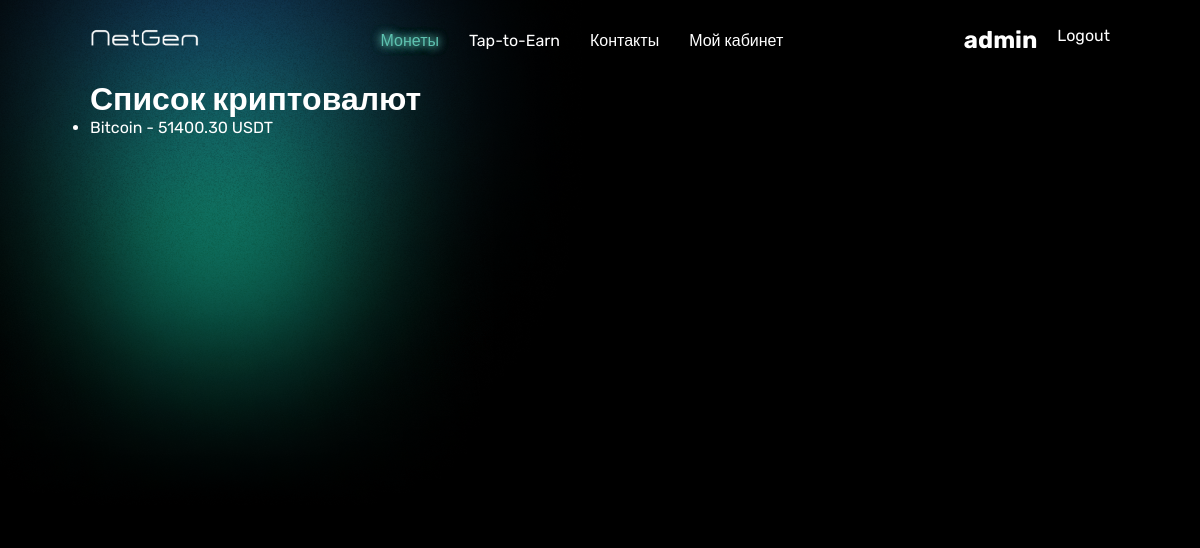
The page /coins/ (signed in) on the database its author committed.
### users/models.py (models this page shows)
class CustomUser(AbstractUser):
    usdt_balance = models.DecimalField(max_digits=20, decimal_places=2, default=0.00)  # Баланс USDT

### coins/models.py (models this page shows, shortened)
class Coin(models.Model):
    name = models.CharField(max_length=100)
    symbol = models.CharField(max_length=10)
    market_cap = models.DecimalField(max_digits=20, decimal_places=2)
    total_supply = models.DecimalField(max_digits=20, decimal_places=2)
    current_price = models.DecimalField(max_digits=20, decimal_places=2, blank=True, null=True)

### coins/views.py (the view)
# urls.py: path('', coin_list, name='coin_list'),
def coin_list(request):
    coins = Coin.objects.all()
    return render(request, 'coins.html', {'coins': coins})

### coins/templates/coins.html
{% extends "base.html" %}
{% block content %}
<h1>Список криптовалют</h1>
<ul>
    {% for coin in coins %}
    <li>
        <a href="{% url "coin_detail" coin.id %}">{{ coin.name }} - {{ coin.current_price }} USDT</a>
    </li>
    {% endfor %}
</ul>
{% endblock %}

### templates/navbar.html (shortened to what this page needs)
{% load static %}
<header>
    <nav>
        <div class="left">
            <a href="{% url "home" %}">
                <img src="{% static 'images/logo.png'%}" alt="">
            </a>
        </div>
        {% with request.resolver_match.url_name as url_name %}
        <div class="middle">
            <a href="{% url "coin_list" %}"  class="{% if url_name == 'coin_list' %}active{% endif %}">Монеты</a>
            <a href="{% url "tap-to-earn" %}" class="{% if url_name == 'tap-to-earn' %}active{% endif %}">Tap-to-Earn</a>
            <a href="{% url "contacts" %}" class="{% if url_name == 'contacts' %}active{% endif %}">Контакты</a>
            <a href="{% url "dashboard" %}" class="{% if url_name == 'dashboard' %}active{% endif %}">Мой кабинет</a>
        </div>
        {% endwith %}
        <div class="right">
            {% if request.user.is_authenticated %}
            <h2><a href="{% url "profile_page" request.user.username %}">{{request.user.username}}</a></h2>
            <a href="{% url 'account_logout' %}">Logout</a>
            {% endif %}
        </div>
    </nav>
</header>

### static/scss/navbar/index.css (style rules this page uses)
* { padding: 0; margin: 0; box-sizing: border-box; transition: 0.5s; color: #fff; font-family: "Rubik", sans-serif; font-optical-sizing: auto; }
a, button { text-decoration: none; cursor: pointer; background-color: transparent !important; }
header { width: 100%; height: 80px; }
header nav { display: flex; height: inherit; margin: 0 auto; display: flex; justify-content: space-between; align-items: center; }
header nav .left a img { width: 110px; }
header nav .middle { display: flex; gap: 30px; }
header nav .middle a.active { color: #5ec2b0; text-shadow: 0 0 10px rgba(94, 194, 176, 0.7), 0 0 10px rgba(94, 194, 176, 0.7), 0 0 10px rgba(94, 194, 176, 0.7); }
header nav .right { display: flex; gap: 20px; }

### static/scss/home/index.css (style rules this page uses)
* { padding: 0; margin: 0; box-sizing: border-box; transition: 0.5s; color: #fff; font-family: "Rubik", sans-serif; font-optical-sizing: auto; }
a, button { text-decoration: none; cursor: pointer; background-color: transparent !important; }

### static/scss/tap-to-earn/index.css (style rules this page uses)
* { padding: 0; margin: 0; box-sizing: border-box; transition: 0.5s; color: #fff; font-family: "Rubik", sans-serif; font-optical-sizing: auto; }
a, button { text-decoration: none; cursor: pointer; background-color: transparent !important; }

### static/scss/index.css (style rules this page uses)
* { padding: 0; margin: 0; box-sizing: border-box; transition: 0.5s; color: #fff; font-family: "Rubik", sans-serif; font-optical-sizing: auto; }
a, button { text-decoration: none; cursor: pointer; background-color: transparent !important; }
body { width: 100%; background-color: #000; position: relative; }

### rows shown on the page
CustomUser: user.username "admin"
Coin: name "Bitcoin", current_price "51400.30"
